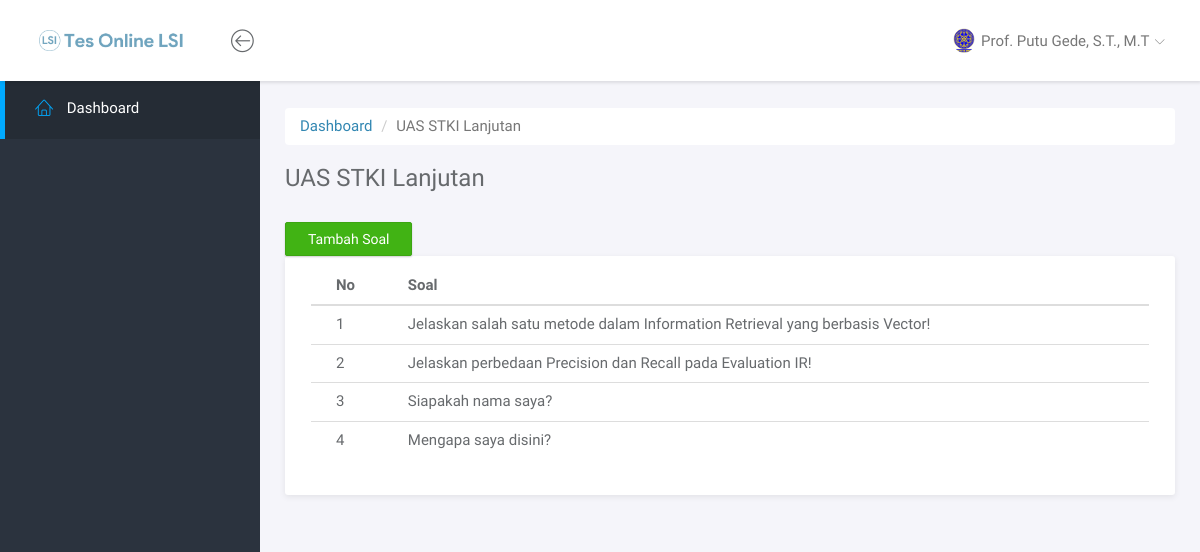
The app's page /dosen/1 (signed in) with its own data.
### tables this page shows
CREATE TABLE `tb_ujian` (
  `id_ujian` int(10) NOT NULL AUTO_INCREMENT,
  `nama_ujian` varchar(255) DEFAULT NULL,
  `tgl_buat_ujian` datetime DEFAULT NULL,
  `tgl_selesai_ujian` datetime DEFAULT NULL,
  `id_dosen` int(11) DEFAULT NULL,
  `status_ujian` enum('Aktif','Selesai','Dihapus') DEFAULT NULL,
  PRIMARY KEY (`id_ujian`),
  KEY `id_dosen` (`id_dosen`),
  CONSTRAINT `tb_ujian_ibfk_1` FOREIGN KEY (`id_dosen`) REFERENCES `tb_dosen` (`id_dosen`)
);

CREATE TABLE `tb_soal` (
  `id_soal` int(10) NOT NULL AUTO_INCREMENT,
  `nomor_soal` int(2) DEFAULT NULL,
  `id_ujian` int(11) DEFAULT NULL,
  `soal` varchar(255) DEFAULT NULL,
  PRIMARY KEY (`id_soal`),
  KEY `id_ujian` (`id_ujian`),
  CONSTRAINT `tb_soal_ibfk_1` FOREIGN KEY (`id_ujian`) REFERENCES `tb_ujian` (`id_ujian`)
);

### include/dosen/content_lihat_ujian.php (the view, shortened to what this page needs)
<?php
	$id_ujian = $sluguri;
	$data_ujian = mysqli_query($conn, "SELECT * FROM tb_ujian INNER JOIN tb_dosen ON tb_ujian.`id_dosen`=tb_dosen.`id_dosen` WHERE id_ujian = $id_ujian");
	foreach ($data_ujian as $ujian) {
		$nama_ujian = $ujian['nama_ujian'];
	}
?>
<div class="main">
	<div class="main-content">
		<div class="container-fluid">
			<nav aria-label="breadcrumb" role="navigation">
			  <ol class="breadcrumb" style="background:#fff">
			    <li class="breadcrumb-item"><a href="<?php echo $web_url?>dosen">Dashboard</a></li>
			    <li class="breadcrumb-item active" aria-current="page"><?php echo $nama_ujian;?></li>
			  </ol>
			</nav>
			<h3 class="page-title"><?php echo $nama_ujian;?></h3>
			<a class="btn-success btn" href="<?php echo $web_url."dosen/"."$id_ujian"?>/tambah-soal">Tambah Soal</a><br />
			<div class="panel">
				<div class="panel-body">
					<table class="table">
						<thead>
							<tr>
								<th>No</th>
								<th>Soal</th>
							</tr>
						</thead>
						<tbody>
							<?php
								$semua_soal = mysqli_query($conn, "SELECT * FROM tb_soal WHERE id_ujian = $id_ujian ORDER BY nomor_soal");
								foreach ($semua_soal as $soal) {
							?>
							<tr>
								<td><?php echo $soal['nomor_soal']?></td>
								<td><?php echo $soal['soal']?></td>
							</tr>
							<?php
								}
							?>
						</tbody>
					</table>
				</div>
			</div>
		</div>
	</div>
</div>

### template/css/main.css (style rules this page uses)
html { position: relative; min-height: 100%; }
body { background-color: #F3F5F8; font-family: "Source Sans Pro", sans-serif; font-size: 15px; color: #676a6d; }
a { color: #3287B2; }
th { font-weight: 600; }
.page-title { margin-top: 0; margin-bottom: 30px; font-weight: 300; }
#wrapper .main { -webkit-transition: all 0.3s ease-in-out; -moz-transition: all 0.3s ease-in-out; -ms-transition: all 0.3s ease-in-out; -o-transition: all 0.3s ease-in-out; transition: all 0.3s ease-in-out; width: calc(100% - 260px); left: 0; position: relative; float: right; background-color: #f5f5fa; }
#wrapper #sidebar-nav, #wrapper .main { padding-top: 80px; }
.main-content { padding: 28px 10px; }
html.fullscreen-bg, html.fullscreen-bg body, html.fullscreen-bg #wrapper { height: 100%; }
.btn { -webkit-border-radius: 2px; -moz-border-radius: 2px; border-radius: 2px; -moz-box-shadow: 0px 1px 2px 0 rgba(0, 0, 0, 0.2); -webkit-box-shadow: 0px 1px 2px 0 rgba(0, 0, 0, 0.2); box-shadow: 0px 1px 2px 0 rgba(0, 0, 0, 0.2); padding: 6px 22px; }
.btn-success { background-color: #41B314; border-color: #3ca512; }
.panel { -webkit-border-radius: 3px; -moz-border-radius: 3px; border-radius: 3px; -moz-box-shadow: 0 2px 6px rgba(0, 0, 0, 0.08); -webkit-box-shadow: 0 2px 6px rgba(0, 0, 0, 0.08); box-shadow: 0 2px 6px rgba(0, 0, 0, 0.08); background-color: #fff; margin-bottom: 30px; }
.panel .panel-heading, .panel .panel-body, .panel .panel-footer { padding-left: 25px; padding-right: 25px; }
.panel .panel-body { padding-top: 10px; padding-bottom: 15px; }
.panel .table > thead > tr > td:first-child, .panel .table > thead > tr > th:first-child, .panel .table > tbody > tr > td:first-child, .panel .table > tbody > tr > th:first-child, .panel .table > tfoot > tr > td:first-child, .panel .table > tfoot > tr > th:first-child { padding-left: 25px; }
.panel .table > thead > tr > td:last-child, .panel .table > thead > tr > th:last-child, .panel .table > tbody > tr > td:last-child, .panel .table > tbody > tr > th:last-child, .panel .table > tfoot > tr > td:last-child, .panel .table > tfoot > tr > th:last-child { padding-left: 25px; }

### records on screen
tb_ujian: nama_ujian "UAS STKI Lanjutan"
tb_soal: nomor_soal "1", soal "Jelaskan salah satu metode dalam Information Retrieval yang berbasis Vector!"
tb_soal: nomor_soal "2", soal "Jelaskan perbedaan Precision dan Recall pada Evaluation IR!"
tb_soal: nomor_soal "3", soal "Siapakah nama saya?"
tb_soal: nomor_soal "4", soal "Mengapa saya disini?"

### other values on screen
$_SESSION['nama_dosen'] "Prof. Putu Gede, S.T., M.T"
